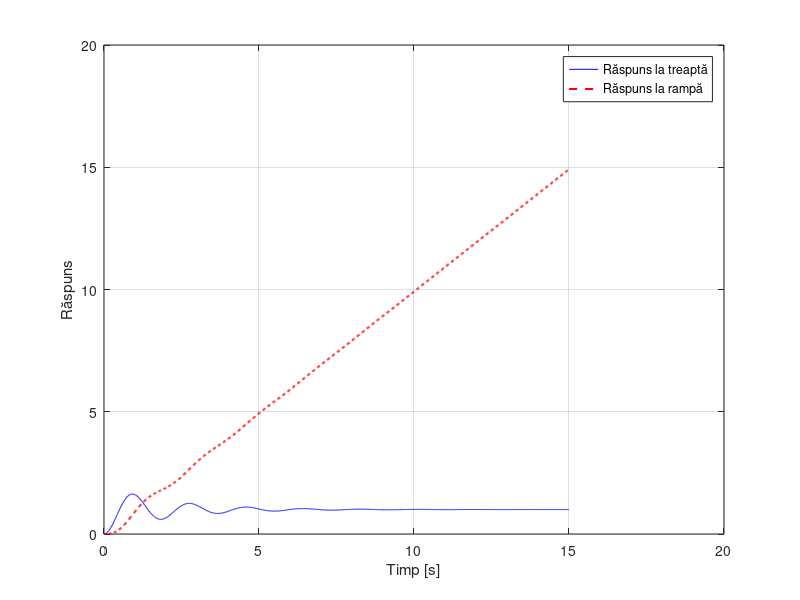
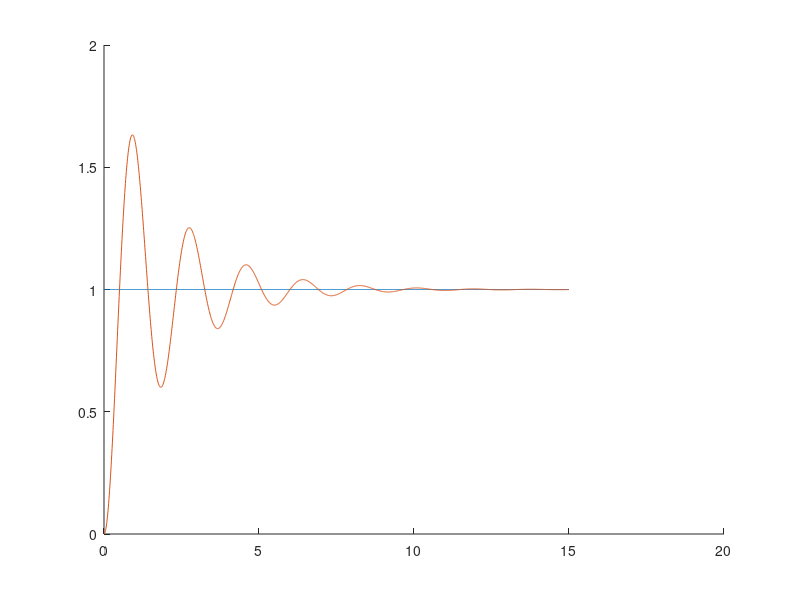
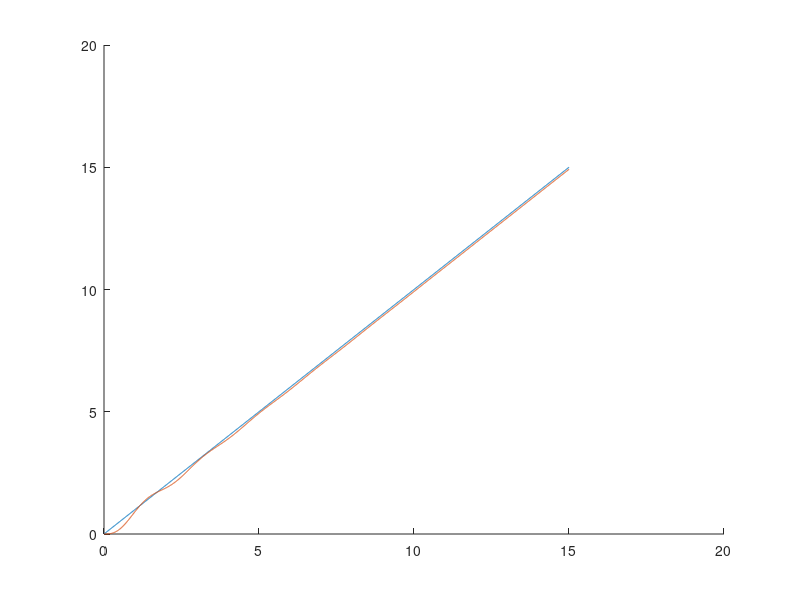
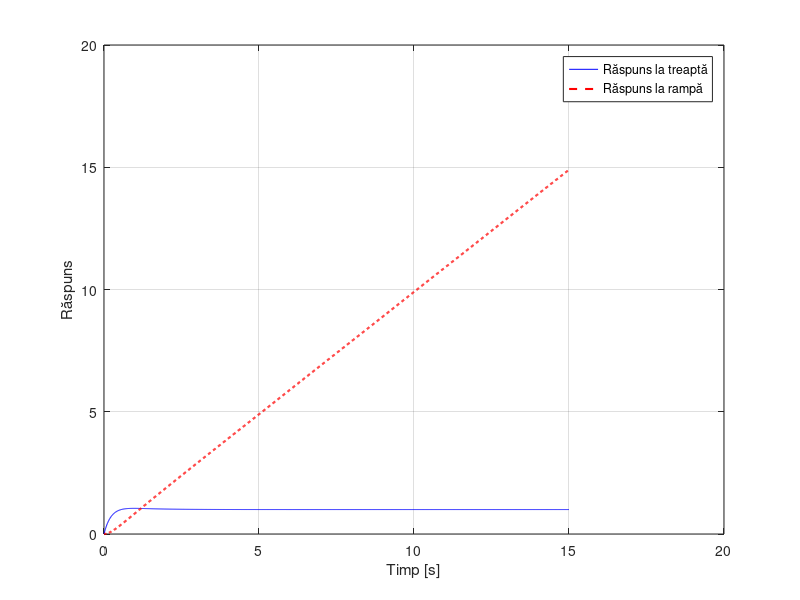

MATLAB code for these plots, in order:
%%
clear all;
close all;
clc

%% lab 2 IRA 

t = 0 : 0.01 : 15;

rp = ones(1,length(t));
rv = t;

Hf = tf(1,[1 1 0]);
Hc = tf(12,1);

Hd = series(Hc,Hf); % Calea directa

Ho = feedback(Hd,1); % TF in bucla inchisa

%iesiri
yp = step(Ho,t); 
yv = lsim(Ho, rv, t);
%%
figure;
plot(t, yp, 'b', t, yv, 'r--', 'LineWidth', 1.5);
grid on;
xlabel('Timp [s]');
ylabel('Răspuns');
legend('Răspuns la treaptă', 'Răspuns la rampă', 'Location', 'best');
%%
figure
hold on;
plot(t, rp);
plot(t, yp);

%%
figure
hold on;
plot(t, rv);
plot(t, yv);

%%
estp = rp(end) -  yp(end)
estv = rv(end) - yv(end)


%% lab 2 IRA 

t = 0 : 0.01 : 15;

rp = ones(1,length(t));
rv = t;

Hf = tf(5,[2 1]);
Hc = tf([2,2],[1,0]);

Hd = series(Hc,Hf); % Calea directa

Ho = feedback(Hd,1); % TF in bucla inchisa

%iesiri
yp = step(Ho,t); 
yv = lsim(Ho, rv, t);
%%
figure;
plot(t, yp, 'b', t, yv, 'r--', 'LineWidth', 1.5);
grid on;
xlabel('Timp [s]');
ylabel('Răspuns');
legend('Răspuns la treaptă', 'Răspuns la rampă', 'Location', 'best');
%%
figure
hold on;
plot(t, rp);
plot(t, yp);

%%
figure
hold on;
plot(t, rv);
plot(t, yv);

%%
estp = rp(end) -  yp(end)
estv = rv(end) - yv(end)
